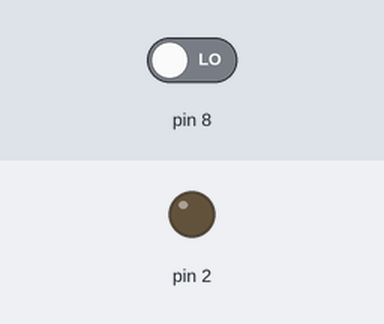
A sketch run on a simulated Arduino Uno, built with avr-gcc and run on an emulated ATmega328P. Parts: output pins drawn as LEDs (lit = HIGH). The test bench sets the inputs (shaded band); at power-on: pin 8 LOW.

Above: at 1.2 s.
1.3 s: pin 8 driven HIGH
At 2.2 s:
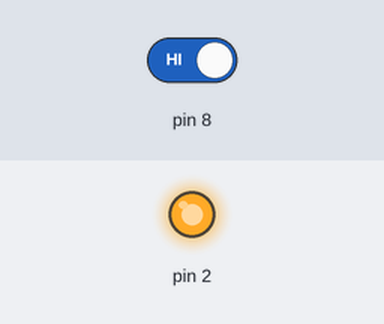
2.8 s: pin 8 driven LOW
At 3.3 s:
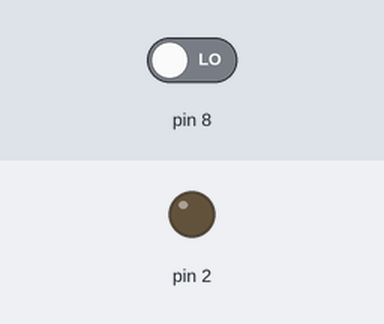
Timing chart, 0 to 5.8 s (numbered marks = the images above; inputs shaded):
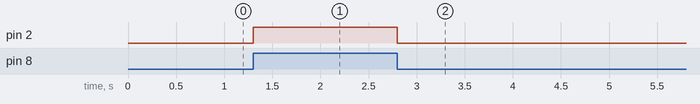

Measured:
- after the input at 1.3 s, pin 2: LOW → HIGH at once
- after the input at 2.8 s, pin 2: HIGH → LOW at once

The sketch:

push_button_switch.ino
```cpp
void setup() {
  pinMode(8 , INPUT);
pinMode(2, OUTPUT);
}

void loop() {
 int r = digitalRead(8);
if (r==HIGH)
 {
  digitalWrite(2, HIGH);
  }
  else
  {
  digitalWrite(2, LOW);
  }
}
```
